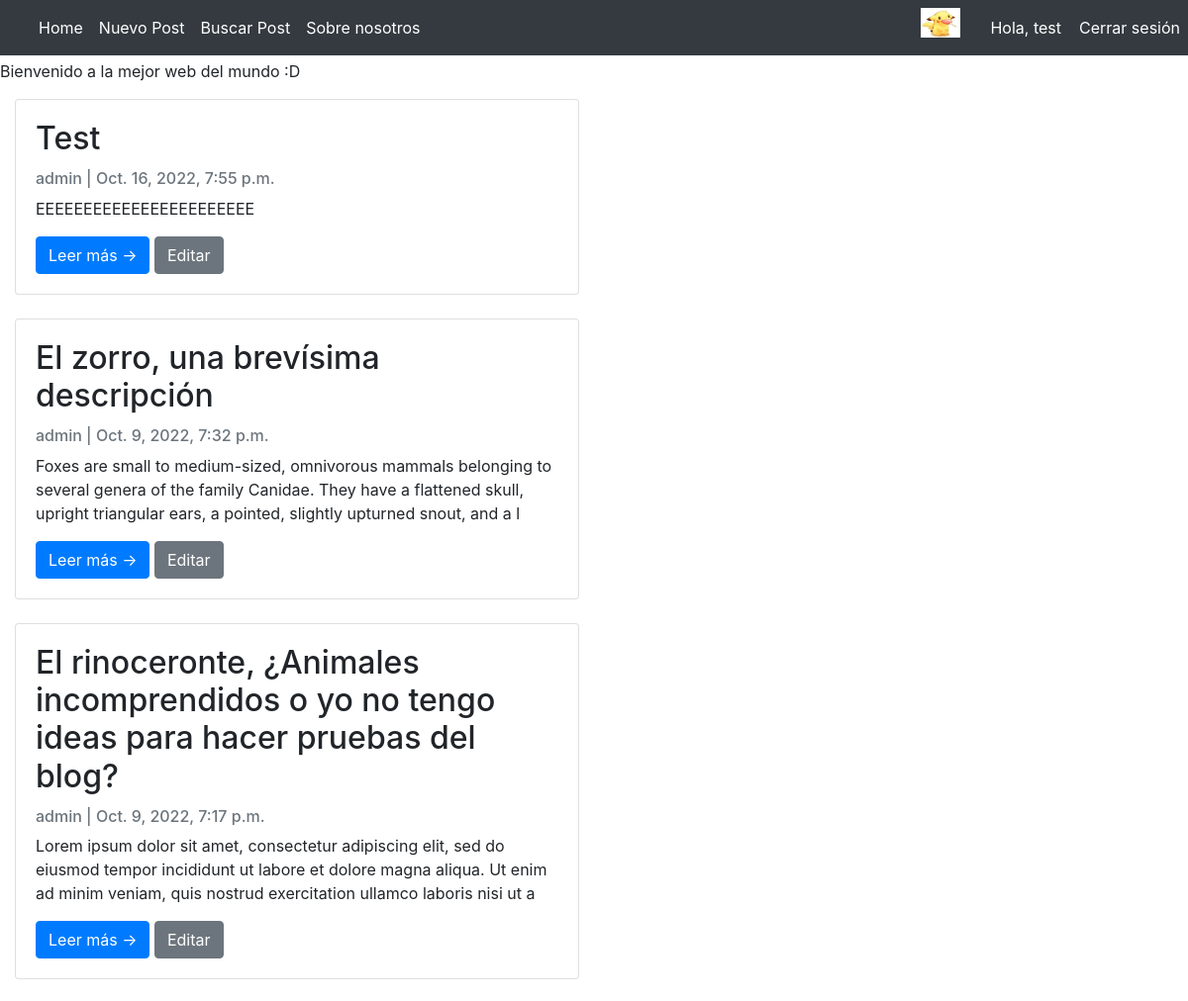
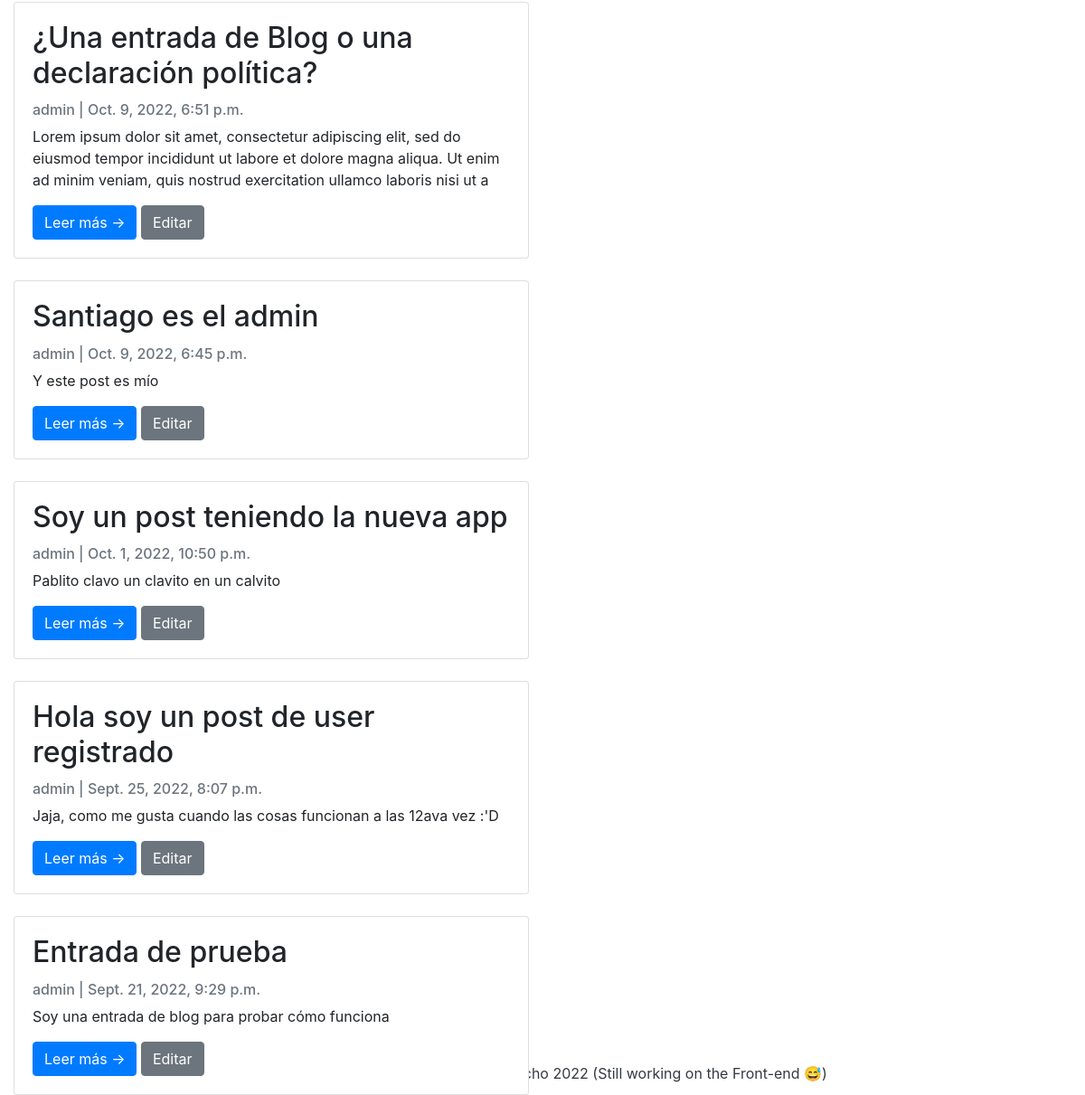
The page /pages/ (signed in) on the database its author committed (2 pictures, top to bottom).
### ProyectoBlog/models.py (models this page shows)
class Post(models.Model):
    title = models.CharField(max_length=200, unique=True)
    content = models.TextField()
    created_on = models.DateTimeField(auto_now_add=True)
    author = models.ForeignKey(User, on_delete= models.CASCADE,related_name='blog_posts', default='1')
    subtitle = models.CharField(max_length=200, unique=False)
    image = models.ImageField(upload_to = 'blog_pics', blank=True, null=True, default = 'default_blog_pic.png')

### ProyectoBlog/views.py (the view)
# urls.py: path('', PostList.as_view(), name='Inicio'),
class PostList(generic.ListView):
    queryset = Post.objects.order_by('-created_on')
    model = Post
    template_name = 'padreBlog.html'
    def get_context_data(self, **kwargs):
        context = super(PostList, self).get_context_data(**kwargs)
        avatar = Avatar.objects.filter(user = self.request.user.id)
        try:
            avatar = avatar[0].image.url
        except:
            avatar = None
        context['avatar'] = avatar
        return context

### ProyectoBlog/templates/padreBlog.html (shortened to what this page needs)
<!DOCTYPE html>
<html lang="en">
    <head>
        {% load static %}
        <link href="https://cdn.jsdelivr.net/npm/bootstrap-icons@1.5.0/font/bootstrap-icons.css" rel="stylesheet" type="text/css" />
        <link href="{% static 'css/styles.css' %}" rel="stylesheet" />
        <link href="{% static 'css/personalStyle.css' %}" rel="stylesheet" />
        <link rel="stylesheet" href="https://stackpath.bootstrapcdn.com/bootstrap/4.5.0/css/bootstrap.min.css">
    </head>
    <body>
        {% if user.is_authenticated %}
            <nav class="navbar navbar-expand-md navbar-dark fixed-top bg-dark">
                <div class="container-fluid">
                    <div class="collapse navbar-collapse" id="navbarCollapse">
                        <ul class="navbar-nav me-auto mb-2 mb-md-0">
                            <li class="nav-item">
                                <a class="nav-link active" aria-current="page" href="/pages/">Home</a>
                            </li>
                            <li class="nav-item">
                                <a class="nav-link active" aria-current="page" href="/pages/addPost">Nuevo Post</a>
                            </li>
                            <li class="nav-item">
                                <a class="nav-link active" aria-current="page" href="/pages/searchPost">Buscar Post</a>
                            </li>
                            <li class="nav-item">
                                <a class="nav-link active" aria-current="page" href="/pages/about">Sobre nosotros</a>
                            </li>
                            <li class="nav-item" style="position: absolute; right: 120px">
                                <a class="nav-link active" aria-current="page"  href="/accounts/profile"> Hola, {{ user.username }}</a>
                            </li>
                            <li class="nav-item" style="position: absolute; right: 0px">
                                <a class="nav-link active" aria-current="page" href="/accounts/logout"> Cerrar sesión</a>
                            </li>
                            <li class="nav-item" style="position: absolute; right: 230px">
                                <img src="{{ avatar }}" width="40px">
                            </li>
                        </ul>
                    </div>
                </div>
            </nav>
        {% endif %}
        <div class="contenido1">
        {% block contenidoQueCambia %}
        <marquee> Bienvenido a la mejor web del mundo :D </marquee>
        <div class="col-md-6 mt-3 left">
            {% if post_list %}
            {% for post in post_list %}
            <div class="card mb-4">
                <div class="card-body">
                    <h2 class="card-title">{{ post.title }}</h2>
                    <p class="card-text text-muted h6">{{ post.author }} | {{ post.created_on}} </p>
                    <p class="card-text">{{post.content|slice:":200" }}</p>
                    <a href="{% url 'post_detail' post.id %}" class="btn btn-primary">Leer más &rarr;</a>
                    {% if user.is_authenticated %}
                    {% if user.is_superuser %}
                        <a href="{% url 'post_update_admin' post.id %}" class="btn btn-secondary">Editar </a>
                    {% else %}
                        <a href="{% url 'post_update' post.id %}" class="btn btn-secondary">Editar </a>
                    {% endif %}
                    {% endif %}
                </div>
            </div>
            {% endfor %}
            {% else %}
            <p style="text-align:center"> No hay post agregados al Blog aún</p>
            {% endif%}
        </div>
        {% endblock %}
        </div>
        <footer>
            <p class="m-0 text-dark text-center ">Made with &#128151; Santiago Troitiño Cristancho 2022 (Still working on the Front-end &#128517;)</p>
        </footer>
    </body>
</html>

### AppBlog/static/css/personalStyle.css (style rules this page uses)
.contenido1 { position: relative; top: 60px; }

### rows shown on the page
Post: title "Test", author "admin", created_on "Oct. 16, 2022, 7:55 p.m.", content "EEEEEEEEEEEEEEEEEEEEEEE"
Post: title "El zorro, una brevísima descripción", author "admin", created_on "Oct. 9, 2022, 7:32 p.m.", content "Foxes are small to medium-sized, omnivorous mammals belonging to several genera of the family Canidae. They have a flattened skull, upright triangular ears, a pointed, slightly upturned snout, and a l"
Post: title "El rinoceronte, ¿Animales incomprendidos o yo no tengo ideas para hacer pruebas del blog?", author "admin", created_on "Oct. 9, 2022, 7:17 p.m.", content "Lorem ipsum dolor sit amet, consectetur adipiscing elit, sed do eiusmod tempor incididunt ut labore et dolore magna aliqua. Ut enim ad minim veniam, quis nostrud exercitation ullamco laboris nisi ut a"
Post: title "¿Una entrada de Blog o una declaración política?", author "admin", created_on "Oct. 9, 2022, 6:51 p.m.", content "Lorem ipsum dolor sit amet, consectetur adipiscing elit, sed do eiusmod tempor incididunt ut labore et dolore magna aliqua. Ut enim ad minim veniam, quis nostrud exercitation ullamco laboris nisi ut a"
Post: title "Santiago es el admin", author "admin", created_on "Oct. 9, 2022, 6:45 p.m.", content "Y este post es mío"
Post: title "Soy un post teniendo la nueva app", author "admin", created_on "Oct. 1, 2022, 10:50 p.m.", content "Pablito clavo un clavito en un calvito"
Post: title "Hola soy un post de user registrado", author "admin", created_on "Sept. 25, 2022, 8:07 p.m.", content "Jaja, como me gusta cuando las cosas funcionan a las 12ava vez :'D"
Post: title "Entrada de prueba", author "admin", created_on "Sept. 21, 2022, 9:29 p.m.", content "Soy una entrada de blog para probar cómo funciona"

### other values the page prints
{{ user.username }} "test"
